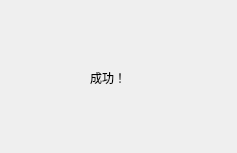
<?xml version="1.0" encoding="UTF-8"?>
<ui version="4.0">
 <class>Form</class>
 <widget class="QWidget" name="Form">
  <property name="geometry">
   <rect>
    <x>0</x>
    <y>0</y>
    <width>237</width>
    <height>153</height>
   </rect>
  </property>
  <property name="windowTitle">
   <string>Form</string>
  </property>
  <widget class="QLabel" name="label">
   <property name="geometry">
    <rect>
     <x>90</x>
     <y>70</y>
     <width>72</width>
     <height>15</height>
    </rect>
   </property>
   <property name="text">
    <string>成功！</string>
   </property>
  </widget>
 </widget>
 <resources/>
 <connections/>
</ui>
